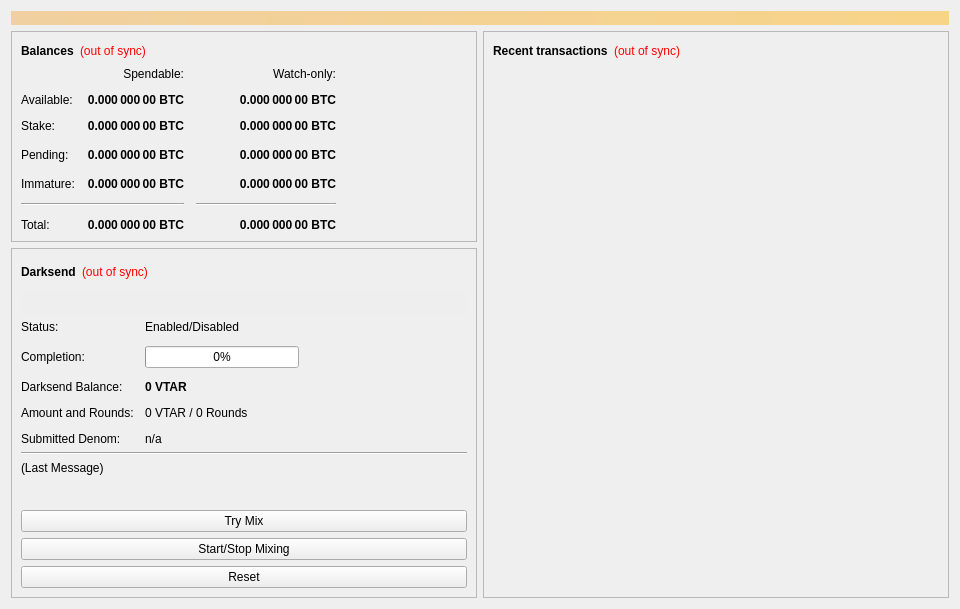
<?xml version="1.0" encoding="UTF-8"?>
<ui version="4.0">
 <class>OverviewPage</class>
 <widget class="QWidget" name="OverviewPage">
  <property name="geometry">
   <rect>
    <x>0</x>
    <y>0</y>
    <width>960</width>
    <height>594</height>
   </rect>
  </property>
  <property name="minimumSize">
   <size>
    <width>960</width>
    <height>0</height>
   </size>
  </property>
  <property name="windowTitle">
   <string>Form</string>
  </property>
  <layout class="QVBoxLayout" name="topLayout">
   <item>
    <widget class="QLabel" name="labelAlerts">
     <property name="visible">
      <bool>false</bool>
     </property>
     <property name="styleSheet">
      <string notr="true">background-color: qlineargradient(x1: 0, y1: 0, x2: 1, y2: 0, stop:0 #F0D0A0, stop:1 #F8D488); color:#000000;</string>
     </property>
     <property name="wordWrap">
      <bool>true</bool>
     </property>
     <property name="margin">
      <number>3</number>
     </property>
    </widget>
   </item>
   <item>
    <layout class="QHBoxLayout" name="horizontalLayout" stretch="1,1">
     <item>
      <layout class="QVBoxLayout" name="verticalLayout_2">
       <item>
        <widget class="QFrame" name="frame">
         <property name="frameShape">
          <enum>QFrame::StyledPanel</enum>
         </property>
         <property name="frameShadow">
          <enum>QFrame::Raised</enum>
         </property>
         <layout class="QVBoxLayout" name="verticalLayout_4">
          <item>
           <layout class="QHBoxLayout" name="horizontalLayout_4">
            <item>
             <widget class="QLabel" name="label_5">
              <property name="font">
               <font>
                <weight>75</weight>
                <bold>true</bold>
               </font>
              </property>
              <property name="text">
               <string>Balances</string>
              </property>
             </widget>
            </item>
            <item>
             <widget class="QLabel" name="labelWalletStatus">
              <property name="cursor">
               <cursorShape>WhatsThisCursor</cursorShape>
              </property>
              <property name="toolTip">
               <string>The displayed information may be out of date. Your wallet automatically synchronizes with the Vantaur network after a connection is established, but this process has not completed yet.</string>
              </property>
              <property name="styleSheet">
               <string notr="true">QLabel { color: red; }</string>
              </property>
              <property name="text">
               <string notr="true">(out of sync)</string>
              </property>
              <property name="alignment">
               <set>Qt::AlignLeading|Qt::AlignLeft|Qt::AlignVCenter</set>
              </property>
             </widget>
            </item>
            <item>
             <spacer name="horizontalSpacer_3">
              <property name="orientation">
               <enum>Qt::Horizontal</enum>
              </property>
              <property name="sizeHint" stdset="0">
               <size>
                <width>40</width>
                <height>20</height>
               </size>
              </property>
             </spacer>
            </item>
           </layout>
          </item>
          <item>
           <layout class="QGridLayout" name="gridLayout">
            <property name="spacing">
             <number>12</number>
            </property>
            <item row="3" column="2">
             <widget class="QLabel" name="labelWatchPending">
              <property name="font">
               <font>
                <weight>75</weight>
                <bold>true</bold>
               </font>
              </property>
              <property name="cursor">
               <cursorShape>IBeamCursor</cursorShape>
              </property>
              <property name="toolTip">
               <string>Unconfirmed transactions to watch-only addresses</string>
              </property>
              <property name="text">
               <string notr="true">0.000 000 00 BTC</string>
              </property>
              <property name="alignment">
               <set>Qt::AlignRight|Qt::AlignTrailing|Qt::AlignVCenter</set>
              </property>
              <property name="textInteractionFlags">
               <set>Qt::LinksAccessibleByMouse|Qt::TextSelectableByKeyboard|Qt::TextSelectableByMouse</set>
              </property>
             </widget>
            </item>
            <item row="3" column="1">
             <widget class="QLabel" name="labelUnconfirmed">
              <property name="font">
               <font>
                <weight>75</weight>
                <bold>true</bold>
               </font>
              </property>
              <property name="cursor">
               <cursorShape>IBeamCursor</cursorShape>
              </property>
              <property name="toolTip">
               <string>Total of transactions that have yet to be confirmed, and do not yet count toward the spendable balance</string>
              </property>
              <property name="text">
               <string notr="true">0.000 000 00 BTC</string>
              </property>
              <property name="alignment">
               <set>Qt::AlignRight|Qt::AlignTrailing|Qt::AlignVCenter</set>
              </property>
              <property name="textInteractionFlags">
               <set>Qt::LinksAccessibleByMouse|Qt::TextSelectableByKeyboard|Qt::TextSelectableByMouse</set>
              </property>
             </widget>
            </item>
            <item row="4" column="2">
             <widget class="QLabel" name="labelWatchImmature">
              <property name="font">
               <font>
                <weight>75</weight>
                <bold>true</bold>
               </font>
              </property>
              <property name="cursor">
               <cursorShape>IBeamCursor</cursorShape>
              </property>
              <property name="toolTip">
               <string>Mined balance in watch-only addresses that has not yet matured</string>
              </property>
              <property name="text">
               <string notr="true">0.000 000 00 BTC</string>
              </property>
              <property name="alignment">
               <set>Qt::AlignRight|Qt::AlignTrailing|Qt::AlignVCenter</set>
              </property>
              <property name="textInteractionFlags">
               <set>Qt::LinksAccessibleByMouse|Qt::TextSelectableByKeyboard|Qt::TextSelectableByMouse</set>
              </property>
             </widget>
            </item>
            <item row="5" column="0" colspan="2">
             <widget class="Line" name="lineSpendableBalance">
              <property name="orientation">
               <enum>Qt::Horizontal</enum>
              </property>
             </widget>
            </item>
            <item row="5" column="2">
             <widget class="Line" name="lineWatchBalance">
              <property name="sizePolicy">
               <sizepolicy hsizetype="Preferred" vsizetype="Fixed">
                <horstretch>0</horstretch>
                <verstretch>0</verstretch>
               </sizepolicy>
              </property>
              <property name="minimumSize">
               <size>
                <width>140</width>
                <height>0</height>
               </size>
              </property>
              <property name="orientation">
               <enum>Qt::Horizontal</enum>
              </property>
             </widget>
            </item>
            <item row="6" column="0">
             <widget class="QLabel" name="labelTotalText">
              <property name="text">
               <string>Total:</string>
              </property>
             </widget>
            </item>
            <item row="4" column="1">
             <widget class="QLabel" name="labelImmature">
              <property name="font">
               <font>
                <weight>75</weight>
                <bold>true</bold>
               </font>
              </property>
              <property name="cursor">
               <cursorShape>IBeamCursor</cursorShape>
              </property>
              <property name="toolTip">
               <string>Mined balance that has not yet matured</string>
              </property>
              <property name="text">
               <string notr="true">0.000 000 00 BTC</string>
              </property>
              <property name="alignment">
               <set>Qt::AlignRight|Qt::AlignTrailing|Qt::AlignVCenter</set>
              </property>
              <property name="textInteractionFlags">
               <set>Qt::LinksAccessibleByMouse|Qt::TextSelectableByKeyboard|Qt::TextSelectableByMouse</set>
              </property>
             </widget>
            </item>
            <item row="3" column="3">
             <spacer name="horizontalSpacer_2">
              <property name="orientation">
               <enum>Qt::Horizontal</enum>
              </property>
              <property name="sizeHint" stdset="0">
               <size>
                <width>40</width>
                <height>20</height>
               </size>
              </property>
             </spacer>
            </item>
            <item row="4" column="0">
             <widget class="QLabel" name="labelImmatureText">
              <property name="text">
               <string>Immature:</string>
              </property>
             </widget>
            </item>
            <item row="6" column="1">
             <widget class="QLabel" name="labelTotal">
              <property name="font">
               <font>
                <weight>75</weight>
                <bold>true</bold>
               </font>
              </property>
              <property name="cursor">
               <cursorShape>IBeamCursor</cursorShape>
              </property>
              <property name="toolTip">
               <string>Your current total balance</string>
              </property>
              <property name="text">
               <string notr="true">0.000 000 00 BTC</string>
              </property>
              <property name="alignment">
               <set>Qt::AlignRight|Qt::AlignTrailing|Qt::AlignVCenter</set>
              </property>
              <property name="textInteractionFlags">
               <set>Qt::LinksAccessibleByMouse|Qt::TextSelectableByKeyboard|Qt::TextSelectableByMouse</set>
              </property>
             </widget>
            </item>
            <item row="6" column="2">
             <widget class="QLabel" name="labelWatchTotal">
              <property name="font">
               <font>
                <weight>75</weight>
                <bold>true</bold>
               </font>
              </property>
              <property name="cursor">
               <cursorShape>IBeamCursor</cursorShape>
              </property>
              <property name="toolTip">
               <string>Current total balance in watch-only addresses</string>
              </property>
              <property name="text">
               <string notr="true">0.000 000 00 BTC</string>
              </property>
              <property name="alignment">
               <set>Qt::AlignRight|Qt::AlignTrailing|Qt::AlignVCenter</set>
              </property>
              <property name="textInteractionFlags">
               <set>Qt::LinksAccessibleByMouse|Qt::TextSelectableByKeyboard|Qt::TextSelectableByMouse</set>
              </property>
             </widget>
            </item>
            <item row="0" column="2">
             <widget class="QLabel" name="labelWatchonly">
              <property name="text">
               <string>Watch-only:</string>
              </property>
              <property name="alignment">
               <set>Qt::AlignRight|Qt::AlignTrailing|Qt::AlignVCenter</set>
              </property>
             </widget>
            </item>
            <item row="1" column="0">
             <widget class="QLabel" name="labelBalanceText">
              <property name="text">
               <string>Available:</string>
              </property>
             </widget>
            </item>
            <item row="1" column="1">
             <widget class="QLabel" name="labelBalance">
              <property name="font">
               <font>
                <weight>75</weight>
                <bold>true</bold>
               </font>
              </property>
              <property name="cursor">
               <cursorShape>IBeamCursor</cursorShape>
              </property>
              <property name="toolTip">
               <string>Your current spendable balance</string>
              </property>
              <property name="text">
               <string notr="true">0.000 000 00 BTC</string>
              </property>
              <property name="alignment">
               <set>Qt::AlignRight|Qt::AlignTrailing|Qt::AlignVCenter</set>
              </property>
              <property name="textInteractionFlags">
               <set>Qt::LinksAccessibleByMouse|Qt::TextSelectableByKeyboard|Qt::TextSelectableByMouse</set>
              </property>
             </widget>
            </item>
            <item row="2" column="0">
             <widget class="QLabel" name="label_10">
              <property name="text">
               <string>Stake:</string>
              </property>
             </widget>
            </item>
            <item row="2" column="1">
             <widget class="QLabel" name="labelStake">
              <property name="font">
               <font>
                <weight>75</weight>
                <bold>true</bold>
               </font>
              </property>
              <property name="cursor">
               <cursorShape>IBeamCursor</cursorShape>
              </property>
              <property name="toolTip">
               <string>Total of coins that was staked, and do not yet count toward the current balance</string>
              </property>
              <property name="text">
               <string notr="true">0.000 000 00 BTC</string>
              </property>
              <property name="alignment">
               <set>Qt::AlignRight|Qt::AlignTrailing|Qt::AlignVCenter</set>
              </property>
              <property name="textInteractionFlags">
               <set>Qt::LinksAccessibleByMouse|Qt::TextSelectableByKeyboard|Qt::TextSelectableByMouse</set>
              </property>
             </widget>
            </item>
            <item row="2" column="2">
             <widget class="QLabel" name="labelWatchStake">
              <property name="font">
               <font>
                <weight>75</weight>
                <bold>true</bold>
               </font>
              </property>
              <property name="cursor">
               <cursorShape>IBeamCursor</cursorShape>
              </property>
              <property name="toolTip">
               <string>Total of coins that was staked in watch-only addresses, and do not yet count toward the current watch-only balance</string>
              </property>
              <property name="text">
               <string notr="true">0.000 000 00 BTC</string>
              </property>
              <property name="alignment">
               <set>Qt::AlignRight|Qt::AlignTrailing|Qt::AlignVCenter</set>
              </property>
              <property name="textInteractionFlags">
               <set>Qt::LinksAccessibleByMouse|Qt::TextSelectableByKeyboard|Qt::TextSelectableByMouse</set>
              </property>
             </widget>
            </item>
            <item row="1" column="2">
             <widget class="QLabel" name="labelWatchAvailable">
              <property name="font">
               <font>
                <weight>75</weight>
                <bold>true</bold>
               </font>
              </property>
              <property name="cursor">
               <cursorShape>IBeamCursor</cursorShape>
              </property>
              <property name="toolTip">
               <string>Your current balance in watch-only addresses</string>
              </property>
              <property name="text">
               <string notr="true">0.000 000 00 BTC</string>
              </property>
              <property name="alignment">
               <set>Qt::AlignRight|Qt::AlignTrailing|Qt::AlignVCenter</set>
              </property>
              <property name="textInteractionFlags">
               <set>Qt::LinksAccessibleByMouse|Qt::TextSelectableByKeyboard|Qt::TextSelectableByMouse</set>
              </property>
             </widget>
            </item>
            <item row="3" column="0">
             <widget class="QLabel" name="labelPendingText">
              <property name="text">
               <string>Pending:</string>
              </property>
             </widget>
            </item>
            <item row="0" column="1">
             <widget class="QLabel" name="labelSpendable">
              <property name="text">
               <string>Spendable:</string>
              </property>
              <property name="alignment">
               <set>Qt::AlignRight|Qt::AlignTrailing|Qt::AlignVCenter</set>
              </property>
             </widget>
            </item>
           </layout>
          </item>
         </layout>
        </widget>
       </item>
       <item>
        <widget class="QFrame" name="frameDarksend">
         <property name="sizePolicy">
          <sizepolicy hsizetype="Expanding" vsizetype="Expanding">
           <horstretch>0</horstretch>
           <verstretch>0</verstretch>
          </sizepolicy>
         </property>
         <property name="minimumSize">
          <size>
           <width>0</width>
           <height>350</height>
          </size>
         </property>
         <property name="layoutDirection">
          <enum>Qt::LeftToRight</enum>
         </property>
         <property name="frameShape">
          <enum>QFrame::StyledPanel</enum>
         </property>
         <property name="frameShadow">
          <enum>QFrame::Raised</enum>
         </property>
         <layout class="QVBoxLayout" name="verticalLayout_5">
          <item>
           <layout class="QHBoxLayout" name="horizontalLayout_5">
            <item>
             <widget class="QLabel" name="label_2">
              <property name="font">
               <font>
                <weight>75</weight>
                <bold>true</bold>
               </font>
              </property>
              <property name="text">
               <string>Darksend</string>
              </property>
             </widget>
            </item>
            <item>
             <widget class="QLabel" name="labelDarksendSyncStatus">
              <property name="toolTip">
               <string>The displayed information may be out of date. Your wallet automatically synchronizes with the Vantaur network after a connection is established, but this process has not completed yet.</string>
              </property>
              <property name="styleSheet">
               <string notr="true">QLabel { color: red; }</string>
              </property>
              <property name="text">
               <string notr="true">(out of sync)</string>
              </property>
              <property name="alignment">
               <set>Qt::AlignLeading|Qt::AlignLeft|Qt::AlignVCenter</set>
              </property>
             </widget>
            </item>
            <item>
             <spacer name="horizontalSpacer_4">
              <property name="orientation">
               <enum>Qt::Horizontal</enum>
              </property>
              <property name="sizeHint" stdset="0">
               <size>
                <width>40</width>
                <height>20</height>
               </size>
              </property>
             </spacer>
            </item>
           </layout>
          </item>
          <item>
           <widget class="QPushButton" name="runAutoDenom">
            <property name="palette">
             <palette>
              <active>
               <colorrole role="WindowText">
                <brush brushstyle="SolidPattern">
                 <color alpha="255">
                  <red>0</red>
                  <green>0</green>
                  <blue>0</blue>
                 </color>
                </brush>
               </colorrole>
               <colorrole role="Button">
                <brush brushstyle="SolidPattern">
                 <color alpha="255">
                  <red>239</red>
                  <green>238</green>
                  <blue>238</blue>
                 </color>
                </brush>
               </colorrole>
               <colorrole role="Light">
                <brush brushstyle="SolidPattern">
                 <color alpha="255">
                  <red>255</red>
                  <green>255</green>
                  <blue>255</blue>
                 </color>
                </brush>
               </colorrole>
               <colorrole role="Midlight">
                <brush brushstyle="SolidPattern">
                 <color alpha="255">
                  <red>247</red>
                  <green>246</green>
                  <blue>246</blue>
                 </color>
                </brush>
               </colorrole>
               <colorrole role="Dark">
                <brush brushstyle="SolidPattern">
                 <color alpha="255">
                  <red>119</red>
                  <green>119</green>
                  <blue>119</blue>
                 </color>
                </brush>
               </colorrole>
               <colorrole role="Mid">
                <brush brushstyle="SolidPattern">
                 <color alpha="255">
                  <red>159</red>
                  <green>159</green>
                  <blue>159</blue>
                 </color>
                </brush>
               </colorrole>
               <colorrole role="Text">
                <brush brushstyle="SolidPattern">
                 <color alpha="255">
                  <red>0</red>
                  <green>0</green>
                  <blue>0</blue>
                 </color>
                </brush>
               </colorrole>
               <colorrole role="BrightText">
                <brush brushstyle="SolidPattern">
                 <color alpha="255">
                  <red>255</red>
                  <green>255</green>
                  <blue>255</blue>
                 </color>
                </brush>
               </colorrole>
               <colorrole role="ButtonText">
                <brush brushstyle="SolidPattern">
                 <color alpha="255">
                  <red>0</red>
                  <green>0</green>
                  <blue>0</blue>
                 </color>
                </brush>
               </colorrole>
               <colorrole role="Base">
                <brush brushstyle="SolidPattern">
                 <color alpha="255">
                  <red>255</red>
                  <green>255</green>
                  <blue>255</blue>
                 </color>
                </brush>
               </colorrole>
               <colorrole role="Window">
                <brush brushstyle="SolidPattern">
                 <color alpha="255">
                  <red>239</red>
                  <green>238</green>
                  <blue>238</blue>
                 </color>
                </brush>
               </colorrole>
               <colorrole role="Shadow">
                <brush brushstyle="SolidPattern">
                 <color alpha="255">
                  <red>0</red>
                  <green>0</green>
                  <blue>0</blue>
                 </color>
                </brush>
               </colorrole>
               <colorrole role="AlternateBase">
                <brush brushstyle="SolidPattern">
                 <color alpha="255">
                  <red>247</red>
                  <green>246</green>
                  <blue>246</blue>
                 </color>
                </brush>
               </colorrole>
               <colorrole role="ToolTipBase">
                <brush brushstyle="SolidPattern">
                 <color alpha="255">
                  <red>255</red>
                  <green>255</green>
                  <blue>220</blue>
                 </color>
                </brush>
               </colorrole>
               <colorrole role="ToolTipText">
                <brush brushstyle="SolidPattern">
                 <color alpha="255">
                  <red>0</red>
                  <green>0</green>
                  <blue>0</blue>
                 </color>
                </brush>
               </colorrole>
              </active>
              <inactive>
               <colorrole role="WindowText">
                <brush brushstyle="SolidPattern">
                 <color alpha="255">
                  <red>0</red>
                  <green>0</green>
                  <blue>0</blue>
                 </color>
                </brush>
               </colorrole>
               <colorrole role="Button">
                <brush brushstyle="SolidPattern">
                 <color alpha="255">
                  <red>239</red>
                  <green>238</green>
                  <blue>238</blue>
                 </color>
                </brush>
               </colorrole>
               <colorrole role="Light">
                <brush brushstyle="SolidPattern">
                 <color alpha="255">
                  <red>255</red>
                  <green>255</green>
                  <blue>255</blue>
                 </color>
                </brush>
               </colorrole>
               <colorrole role="Midlight">
                <brush brushstyle="SolidPattern">
                 <color alpha="255">
                  <red>247</red>
                  <green>246</green>
                  <blue>246</blue>
                 </color>
                </brush>
               </colorrole>
               <colorrole role="Dark">
                <brush brushstyle="SolidPattern">
                 <color alpha="255">
                  <red>119</red>
                  <green>119</green>
                  <blue>119</blue>
                 </color>
                </brush>
               </colorrole>
               <colorrole role="Mid">
                <brush brushstyle="SolidPattern">
                 <color alpha="255">
                  <red>159</red>
                  <green>159</green>
                  <blue>159</blue>
                 </color>
                </brush>
               </colorrole>
               <colorrole role="Text">
                <brush brushstyle="SolidPattern">
                 <color alpha="255">
                  <red>0</red>
                  <green>0</green>
                  <blue>0</blue>
                 </color>
                </brush>
               </colorrole>
               <colorrole role="BrightText">
                <brush brushstyle="SolidPattern">
                 <color alpha="255">
                  <red>255</red>
                  <green>255</green>
                  <blue>255</blue>
                 </color>
                </brush>
               </colorrole>
               <colorrole role="ButtonText">
                <brush brushstyle="SolidPattern">
                 <color alpha="255">
                  <red>0</red>
                  <green>0</green>
                  <blue>0</blue>
                 </color>
                </brush>
               </colorrole>
               <colorrole role="Base">
                <brush brushstyle="SolidPattern">
                 <color alpha="255">
                  <red>255</red>
                  <green>255</green>
                  <blue>255</blue>
                 </color>
                </brush>
               </colorrole>
               <colorrole role="Window">
                <brush brushstyle="SolidPattern">
                 <color alpha="255">
                  <red>239</red>
                  <green>238</green>
                  <blue>238</blue>
                 </color>
                </brush>
               </colorrole>
               <colorrole role="Shadow">
                <brush brushstyle="SolidPattern">
                 <color alpha="255">
                  <red>0</red>
                  <green>0</green>
                  <blue>0</blue>
                 </color>
                </brush>
               </colorrole>
               <colorrole role="AlternateBase">
                <brush brushstyle="SolidPattern">
                 <color alpha="255">
                  <red>247</red>
                  <green>246</green>
                  <blue>246</blue>
                 </color>
                </brush>
               </colorrole>
               <colorrole role="ToolTipBase">
                <brush brushstyle="SolidPattern">
                 <color alpha="255">
                  <red>255</red>
                  <green>255</green>
                  <blue>220</blue>
                 </color>
                </brush>
               </colorrole>
               <colorrole role="ToolTipText">
                <brush brushstyle="SolidPattern">
                 <color alpha="255">
                  <red>0</red>
                  <green>0</green>
                  <blue>0</blue>
                 </color>
                </brush>
               </colorrole>
              </inactive>
              <disabled>
               <colorrole role="WindowText">
                <brush brushstyle="SolidPattern">
                 <color alpha="255">
                  <red>119</red>
                  <green>119</green>
                  <blue>119</blue>
                 </color>
                </brush>
               </colorrole>
               <colorrole role="Button">
                <brush brushstyle="SolidPattern">
                 <color alpha="255">
                  <red>239</red>
                  <green>238</green>
                  <blue>238</blue>
                 </color>
                </brush>
               </colorrole>
               <colorrole role="Light">
                <brush brushstyle="SolidPattern">
                 <color alpha="255">
                  <red>255</red>
                  <green>255</green>
                  <blue>255</blue>
                 </color>
                </brush>
               </colorrole>
               <colorrole role="Midlight">
                <brush brushstyle="SolidPattern">
                 <color alpha="255">
                  <red>247</red>
                  <green>246</green>
                  <blue>246</blue>
                 </color>
                </brush>
               </colorrole>
               <colorrole role="Dark">
                <brush brushstyle="SolidPattern">
                 <color alpha="255">
                  <red>119</red>
                  <green>119</green>
                  <blue>119</blue>
                 </color>
                </brush>
               </colorrole>
               <colorrole role="Mid">
                <brush brushstyle="SolidPattern">
                 <color alpha="255">
                  <red>159</red>
                  <green>159</green>
                  <blue>159</blue>
                 </color>
                </brush>
               </colorrole>
               <colorrole role="Text">
                <brush brushstyle="SolidPattern">
                 <color alpha="255">
                  <red>119</red>
                  <green>119</green>
                  <blue>119</blue>
                 </color>
                </brush>
               </colorrole>
               <colorrole role="BrightText">
                <brush brushstyle="SolidPattern">
                 <color alpha="255">
                  <red>255</red>
                  <green>255</green>
                  <blue>255</blue>
                 </color>
                </brush>
               </colorrole>
               <colorrole role="ButtonText">
                <brush brushstyle="SolidPattern">
                 <color alpha="255">
                  <red>119</red>
                  <green>119</green>
                  <blue>119</blue>
                 </color>
                </brush>
               </colorrole>
               <colorrole role="Base">
                <brush brushstyle="SolidPattern">
                 <color alpha="255">
                  <red>239</red>
                  <green>238</green>
                  <blue>238</blue>
                 </color>
                </brush>
               </colorrole>
               <colorrole role="Window">
                <brush brushstyle="SolidPattern">
                 <color alpha="255">
                  <red>239</red>
                  <green>238</green>
                  <blue>238</blue>
                 </color>
                </brush>
               </colorrole>
               <colorrole role="Shadow">
                <brush brushstyle="SolidPattern">
                 <color alpha="255">
                  <red>0</red>
                  <green>0</green>
                  <blue>0</blue>
                 </color>
                </brush>
               </colorrole>
               <colorrole role="AlternateBase">
                <brush brushstyle="SolidPattern">
                 <color alpha="255">
                  <red>239</red>
                  <green>238</green>
                  <blue>238</blue>
                 </color>
                </brush>
               </colorrole>
               <colorrole role="ToolTipBase">
                <brush brushstyle="SolidPattern">
                 <color alpha="255">
                  <red>255</red>
                  <green>255</green>
                  <blue>220</blue>
                 </color>
                </brush>
               </colorrole>
               <colorrole role="ToolTipText">
                <brush brushstyle="SolidPattern">
                 <color alpha="255">
                  <red>0</red>
                  <green>0</green>
                  <blue>0</blue>
                 </color>
                </brush>
               </colorrole>
              </disabled>
             </palette>
            </property>
            <property name="focusPolicy">
             <enum>Qt::NoFocus</enum>
            </property>
            <property name="autoFillBackground">
             <bool>true</bool>
            </property>
            <property name="text">
             <string/>
            </property>
            <property name="flat">
             <bool>true</bool>
            </property>
           </widget>
          </item>
          <item>
           <layout class="QFormLayout" name="formLayout">
            <property name="fieldGrowthPolicy">
             <enum>QFormLayout::AllNonFixedFieldsGrow</enum>
            </property>
            <property name="horizontalSpacing">
             <number>11</number>
            </property>
            <property name="verticalSpacing">
             <number>12</number>
            </property>
            <item row="0" column="0">
             <widget class="QLabel" name="label_6">
              <property name="text">
               <string>Status:</string>
              </property>
             </widget>
            </item>
            <item row="1" column="0">
             <widget class="QLabel" name="label_7">
              <property name="text">
               <string>Completion:</string>
              </property>
             </widget>
            </item>
            <item row="1" column="1">
             <widget class="QProgressBar" name="darksendProgress">
              <property name="maximumSize">
               <size>
                <width>154</width>
                <height>16777215</height>
               </size>
              </property>
              <property name="value">
               <number>0</number>
              </property>
             </widget>
            </item>
            <item row="3" column="0">
             <widget class="QLabel" name="labelAnonymizedText">
              <property name="text">
               <string>Darksend Balance:</string>
              </property>
             </widget>
            </item>
            <item row="3" column="1">
             <widget class="QLabel" name="labelAnonymized">
              <property name="font">
               <font>
                <weight>75</weight>
                <bold>true</bold>
               </font>
              </property>
              <property name="text">
               <string notr="true">0 VTAR</string>
              </property>
             </widget>
            </item>
            <item row="4" column="0">
             <widget class="QLabel" name="label_8">
              <property name="text">
               <string>Amount and Rounds:</string>
              </property>
             </widget>
            </item>
            <item row="4" column="1">
             <widget class="QLabel" name="labelAmountRounds">
              <property name="text">
               <string>0 VTAR / 0 Rounds</string>
              </property>
             </widget>
            </item>
            <item row="5" column="0">
             <widget class="QLabel" name="label_9">
              <property name="text">
               <string>Submitted Denom:</string>
              </property>
             </widget>
            </item>
            <item row="5" column="1">
             <widget class="QLabel" name="labelSubmittedDenom">
              <property name="toolTip">
               <string>The denominations you submitted to the Masternode.&lt;br&gt;To mix, other users must submit the exact same denominations.</string>
              </property>
              <property name="text">
               <string>n/a</string>
              </property>
             </widget>
            </item>
            <item row="0" column="1">
             <widget class="QLabel" name="darksendEnabled">
              <property name="text">
               <string>Enabled/Disabled</string>
              </property>
             </widget>
            </item>
           </layout>
          </item>
          <item>
           <widget class="Line" name="lineLastMessage">
            <property name="orientation">
             <enum>Qt::Horizontal</enum>
            </property>
           </widget>
          </item>
          <item>
           <widget class="QLabel" name="darksendStatus">
            <property name="minimumSize">
             <size>
              <width>288</width>
              <height>43</height>
             </size>
            </property>
            <property name="text">
             <string>(Last Message)</string>
            </property>
            <property name="alignment">
             <set>Qt::AlignLeading|Qt::AlignLeft|Qt::AlignTop</set>
            </property>
            <property name="wordWrap">
             <bool>true</bool>
            </property>
           </widget>
          </item>
          <item>
           <widget class="QPushButton" name="darksendAuto">
            <property name="sizePolicy">
             <sizepolicy hsizetype="MinimumExpanding" vsizetype="Fixed">
              <horstretch>0</horstretch>
              <verstretch>0</verstretch>
             </sizepolicy>
            </property>
            <property name="toolTip">
             <string>Try to manually submit a Darksend request.</string>
            </property>
            <property name="text">
             <string>Try Mix</string>
            </property>
           </widget>
          </item>
          <item>
           <widget class="QPushButton" name="toggleDarksend">
            <property name="sizePolicy">
             <sizepolicy hsizetype="MinimumExpanding" vsizetype="Fixed">
              <horstretch>0</horstretch>
              <verstretch>0</verstretch>
             </sizepolicy>
            </property>
            <property name="text">
             <string>Start/Stop Mixing</string>
            </property>
           </widget>
          </item>
          <item>
           <widget class="QPushButton" name="darksendReset">
            <property name="sizePolicy">
             <sizepolicy hsizetype="MinimumExpanding" vsizetype="Fixed">
              <horstretch>0</horstretch>
              <verstretch>0</verstretch>
             </sizepolicy>
            </property>
            <property name="toolTip">
             <string>Reset the current status of Darksend (can interrupt Darksend if it's in the process of Mixing, which can cost you money!)</string>
            </property>
            <property name="autoFillBackground">
             <bool>false</bool>
            </property>
            <property name="text">
             <string>Reset</string>
            </property>
           </widget>
          </item>
         </layout>
        </widget>
       </item>
       <item>
        <spacer name="verticalSpacer">
         <property name="orientation">
          <enum>Qt::Vertical</enum>
         </property>
         <property name="sizeHint" stdset="0">
          <size>
           <width>20</width>
           <height>40</height>
          </size>
         </property>
        </spacer>
       </item>
      </layout>
     </item>
     <item>
      <layout class="QVBoxLayout" name="verticalLayout_3">
       <item>
        <widget class="QFrame" name="frame_2">
         <property name="frameShape">
          <enum>QFrame::StyledPanel</enum>
         </property>
         <property name="frameShadow">
          <enum>QFrame::Raised</enum>
         </property>
         <layout class="QVBoxLayout" name="verticalLayout">
          <item>
           <layout class="QHBoxLayout" name="horizontalLayout_2">
            <item>
             <widget class="QLabel" name="label_4">
              <property name="font">
               <font>
                <weight>75</weight>
                <bold>true</bold>
               </font>
              </property>
              <property name="text">
               <string>Recent transactions</string>
              </property>
             </widget>
            </item>
            <item>
             <widget class="QLabel" name="labelTransactionsStatus">
              <property name="cursor">
               <cursorShape>WhatsThisCursor</cursorShape>
              </property>
              <property name="toolTip">
               <string>The displayed information may be out of date. Your wallet automatically synchronizes with the Vantaur network after a connection is established, but this process has not completed yet.</string>
              </property>
              <property name="styleSheet">
               <string notr="true">QLabel { color: red; }</string>
              </property>
              <property name="text">
               <string notr="true">(out of sync)</string>
              </property>
              <property name="alignment">
               <set>Qt::AlignRight|Qt::AlignTrailing|Qt::AlignVCenter</set>
              </property>
             </widget>
            </item>
            <item>
             <spacer name="horizontalSpacer">
              <property name="orientation">
               <enum>Qt::Horizontal</enum>
              </property>
              <property name="sizeHint" stdset="0">
               <size>
                <width>40</width>
                <height>20</height>
               </size>
              </property>
             </spacer>
            </item>
           </layout>
          </item>
          <item>
           <widget class="QListView" name="listTransactions">
            <property name="styleSheet">
             <string notr="true">QListView { background: transparent; }</string>
            </property>
            <property name="frameShape">
             <enum>QFrame::NoFrame</enum>
            </property>
            <property name="verticalScrollBarPolicy">
             <enum>Qt::ScrollBarAlwaysOff</enum>
            </property>
            <property name="horizontalScrollBarPolicy">
             <enum>Qt::ScrollBarAlwaysOff</enum>
            </property>
            <property name="selectionMode">
             <enum>QAbstractItemView::NoSelection</enum>
            </property>
           </widget>
          </item>
         </layout>
        </widget>
       </item>
      </layout>
     </item>
    </layout>
   </item>
  </layout>
 </widget>
 <resources/>
 <connections/>
</ui>
